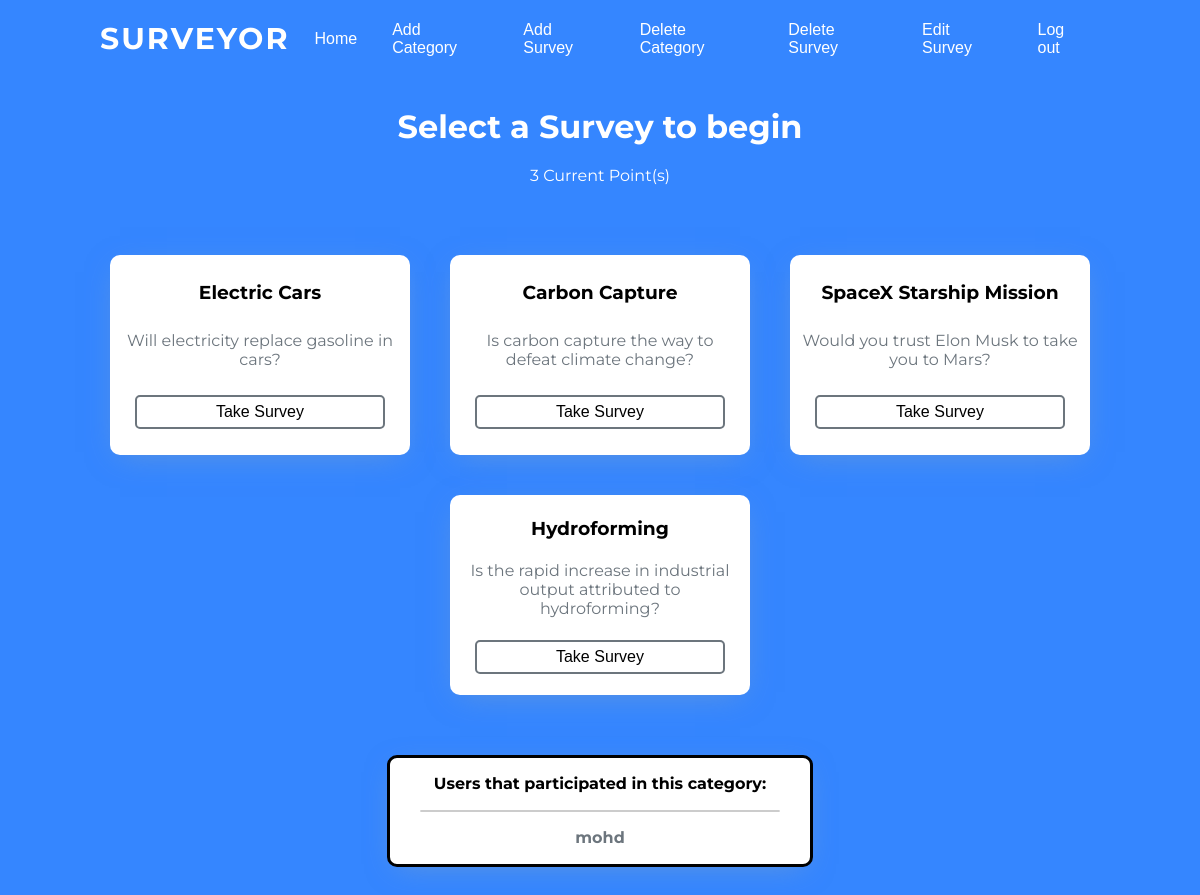
Before: /surveys/2 (signed in) with the older database file.
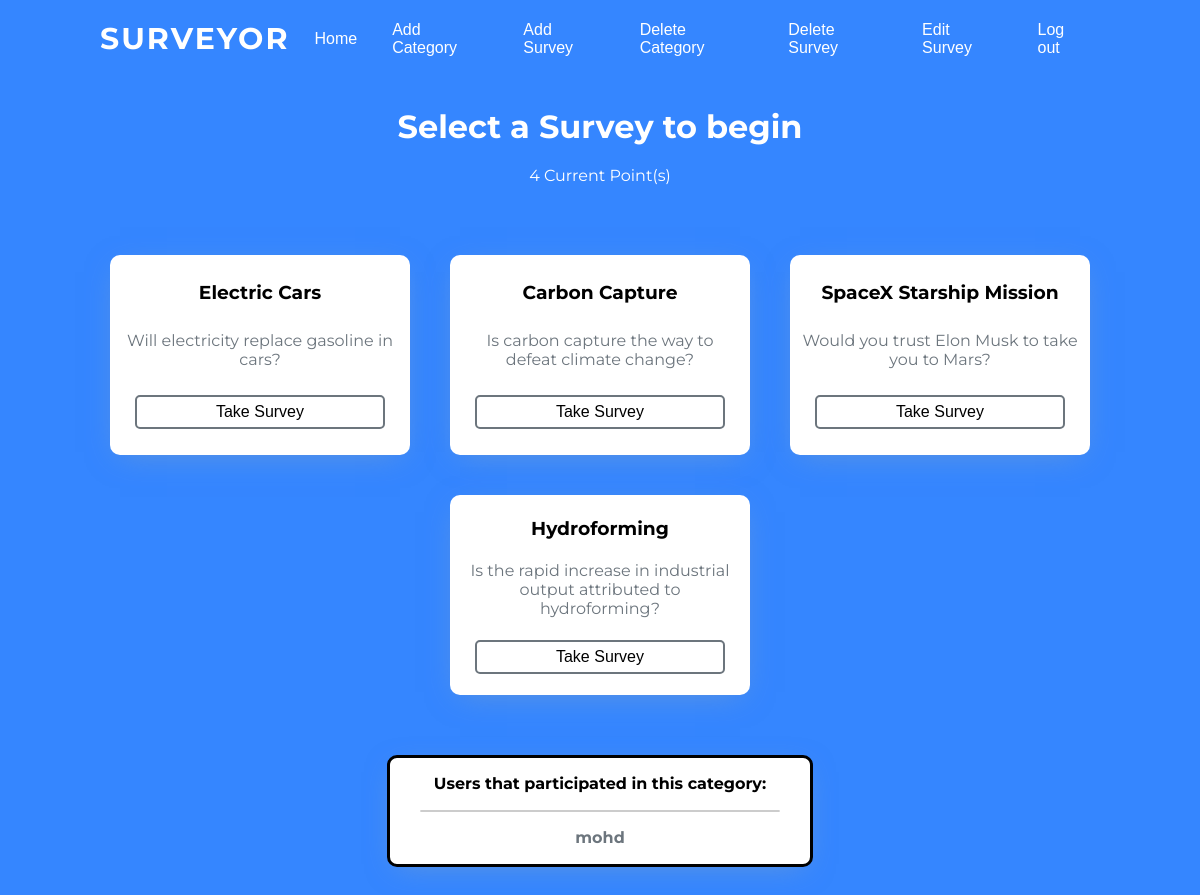
After: the same page with the newer database file.
### surveyapp/models.py (models this page shows, shortened)
class User(AbstractUser):
    points = models.IntegerField(default=0)

class Survey(models.Model):
    title_name = models.CharField(max_length=200)
    category = models.ForeignKey(Category, on_delete=models.CASCADE)
    subtitle = models.CharField(max_length=100, null=True)
    people = models.IntegerField(default=0)
    question = models.CharField(max_length=200, default="")
    agree = models.IntegerField(default=0)
    stronglyagree = models.IntegerField(default=0)
    neutral = models.IntegerField(default=0)
    disagree = models.IntegerField(default=0)
    stronglydisagree = models.IntegerField(default=0)

### surveyapp/views.py (the view)
# urls.py: path("surveys/<str:topic>", views.Surveys, name="surveys"),
@login_required(login_url="/login")
def Surveys(request, topic):
    surveys = Survey.objects.filter(category=topic)
    category = Category.objects.get(id=topic)
    users = category.users
    x = users.split(',')
    return render(request, "surveyapp/surveys.html", {"surveys": surveys, "points": request.user.points, "users": x})

### surveyapp/templates/surveyapp/surveys.html
{% extends "surveyapp/base.html" %}
{% block body %}
<div class="title">
  <h1>Select a Survey to begin</h1>
  <p class="points">{{request.user.points}} Current Point(s)</p>
</div>
<div class="survey-topics">
  {% for s in surveys %}
  <div class="topic">
    <h3>{{s.title_name}}</h3>
    <p>{{s.subtitle}}</p>
    <a href="{% url 'singlesurvey' s.id %}">
      <input type="button" value="Take Survey" class="survey-button">
    </a>
  </div>
  {% endfor %}
</div>
<div class="participants">
  Users that participated in this category:
  <hr>
  {% for u in users %}
  <div class="names">
    {{u}}
  </div>
  {% endfor %}
</div>
{% endblock %}

### surveyapp/templates/surveyapp/base.html (shortened to what this page needs)
<!DOCTYPE html>
{% load static %}
<html lang="en">
<head>
  <link rel="stylesheet" href="{% static 'css/styles.css' %}">
  <link rel="stylesheet" href="{% static 'css/styles.css'%}">
</head>
<body>
  <div class="navbar">
    <a href="{% url 'index' %}" class="name">Surveyor</a>
    <div class="nav">
      <a href="{% url 'index' %}">Home</a>
      {% if user.is_authenticated %}
      <a href="{% url 'addcat' %}">Add Category</a>
      <a href="{% url 'addsurv' %}">Add Survey</a>
      <a href="{% url 'deletecat' %}">Delete Category</a>
      <a href="{% url 'deletesurv' %}">Delete Survey</a>
      <a href="{% url 'update' %}">Edit Survey</a>
      <a href="{% url 'logout' %}">Log out</a>
      {% else %}
      <a href="{% url 'login' %}">Login</a>
      <a href="{% url 'signup' %}">Sign Up</a>
      {% endif %}
    </div>
  </div>
  {%block body%}
  {% endblock %}
</body>
</html>

### surveyapp/static/css/styles.css (style rules this page uses)
* { margin: 0; padding: 0; }
body { font-family: Montserrat; background-color: #3586ff; }
.navbar { position: flex; justify-content: space-between; display: flex; align-items: center; padding: 20px 100px; }
.navbar .name { color: white; font-weight: 700; text-transform: uppercase; font-size: 30px; text-decoration: none; letter-spacing: 2px; }
.navbar .nav { position: relative; display: flex; right: 0; align-items: center; }
.navbar .nav a { color: white; font-size: 16px; font-weight: 500; text-decoration: none; margin-left: 15px; padding: 0 10px; font-family: 'Poppins', sans-serif; }
a { text-decoration: none; color: black; }
.title { text-align: center; color: white; padding: 30px 0 30px 0; }
.survey-topics { display: flex; flex-wrap: wrap; flex-direction: row-reverse; justify-content: center; align-items: center; }
.topic { display: flex; flex-direction: column; justify-content: space-evenly; align-items: center; text-align: center; width: 300px; margin: 20px; height: 200px; background-color: white; box-shadow: 0 7px 30px -10px rgba(150, 170, 180, 0.5); border-radius: 10px; }
.topic p { color: #6c757d; margin: 0 10px; }
.points { padding: 20px; }
.survey-button { border-radius: 5px; padding: 6px 12px; background-color: transparent; border: 2px solid #6c757d; transition: 0.2s; }
.participants { border: 3px solid black; line-height: 2; display: flex; justify-content: center; flex-direction: column; text-align: center; margin: 40px auto; width: 400px; text-align: center; font-weight: bold; padding: 10px; background-color: white; box-shadow: 0 7px 30px -10px rgba(150, 170, 180, 0.5); border-radius: 10px; }
.participants hr { margin: 10px 20px; border: 1px solid #cccccc; border-radius: 50px; background-color: #cccccc; }
.names { color: #6c757d; }
input { border: none; box-sizing: border-box; background-color: #ECF0F1; outline: none; border-radius: 6px; font-size: 16px; font-weight: 200; padding: 10px 10px; width: 250px; transition: border .5s; }

Changed rows visible on the page:
changed User: user.points "3" → "4"
